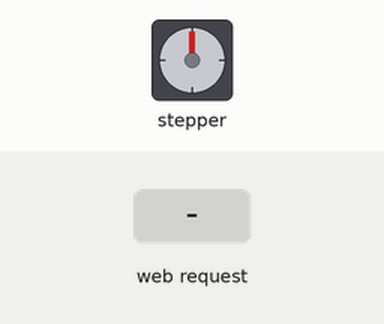
Simulated run of this sketch. Board: ESP8266 (NodeMCU). On the bench: stepper motor. Wiring (inferred from the names in the program): stepper motor driver (200 steps per turn assumed): step GPIO 14; direction GPIO 12. Inputs (shaded band) come from the test bench. WiFi joins after 1.5 s; servers stay silent unless stated; what the sketch prints to the serial monitor is not drawn.

Above: at 3.2 s.
3.3 s: HTTP request GET /descer received
Timing chart, 0 to 21.2 s (numbered marks = the images above; inputs shaded):
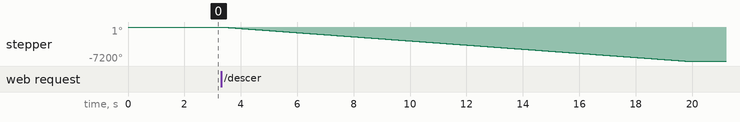

Measured:
- after the input at 3.3 s, stepper: turns 7200° counter-clockwise in 16.4 s, starting at once

The sketch:

persiana.ino
```cpp
#include <ESP8266WiFi.h>
#include <ESP8266WebServer.h>

// Pinos do motor de passo
const int DIR = 12; // Direção
const int STEP = 14; // Passo
const int steps_per_rev = 200; // Passos por rotação

// Configuração da rede Wi-Fi
const char* ssid = "SSID AQUI"; // Nome da sua rede Wi-Fi
const char* password = "SENHA AQUI"; // Senha da sua rede Wi-Fi

// Instância do servidor web
ESP8266WebServer server(80);

// Variáveis para controle de posição
const int total_steps = 4000; // Total de passos para subir/descer completamente
int current_position = 0; // Posição atual da cortina

// Função para subir a cortina
void subirCortina() {
  Serial.println("Subindo a cortina...");
  digitalWrite(DIR, HIGH); // Define a direção para subir

  for (int i = 0; i < total_steps; i++) {
    digitalWrite(STEP, HIGH);
    delayMicroseconds(2000);
    digitalWrite(STEP, LOW);
    delayMicroseconds(2000);
    current_position--; // Atualiza a posição
    if (current_position <= 0) break; // Impede ultrapassagem
    yield(); // Evita o reset do watchdog
  }

  Serial.println("Cortina subiu completamente.");
}

// Função para descer a cortina
void descerCortina() {
  Serial.println("Descendo a cortina...");
  digitalWrite(DIR, LOW); // Define a direção para descer

  for (int i = 0; i < total_steps; i++) {
    digitalWrite(STEP, HIGH);
    delayMicroseconds(2000);
    digitalWrite(STEP, LOW);
    delayMicroseconds(2000);
    current_position++; // Atualiza a posição
    if (current_position >= total_steps) break; // Impede ultrapassagem
    yield(); // Evita o reset do watchdog
  }

  Serial.println("Cortina desceu completamente.");
}

void setup() {
  // Inicializa a Serial
  Serial.begin(115200);
  Serial.println("Iniciando...");

  // Configura os pinos do motor
  pinMode(STEP, OUTPUT);
  pinMode(DIR, OUTPUT);

  // Conecta ao Wi-Fi
  Serial.println("Conectando ao Wi-Fi...");
  WiFi.begin(ssid, password);
  while (WiFi.status() != WL_CONNECTED) {
    delay(1000);
    Serial.print(".");
  }
  Serial.println("\nConectado ao Wi-Fi!");
  Serial.print("Endereço IP: ");
  Serial.println(WiFi.localIP());

  // Configura rotas do servidor
  server.on("/", []() {
    server.send(200, "text/plain", "Servidor funcionando!");
    Serial.println("Rota raiz acessada.");
  });

  server.on("/subir", []() {
    Serial.println("Comando recebido: Subir cortina");
    subirCortina();
    server.send(200, "text/plain", "Cortina subindo!");
  });

  server.on("/descer", []() {
    Serial.println("Comando recebido: Descer cortina");
    descerCortina();
    server.send(200, "text/plain", "Cortina descendo!");
  });

  // Inicializa o servidor
  server.begin();
  Serial.println("Servidor iniciado!");
}

void loop() {
  // Mantém o servidor ativo
  server.handleClient();
}
```
